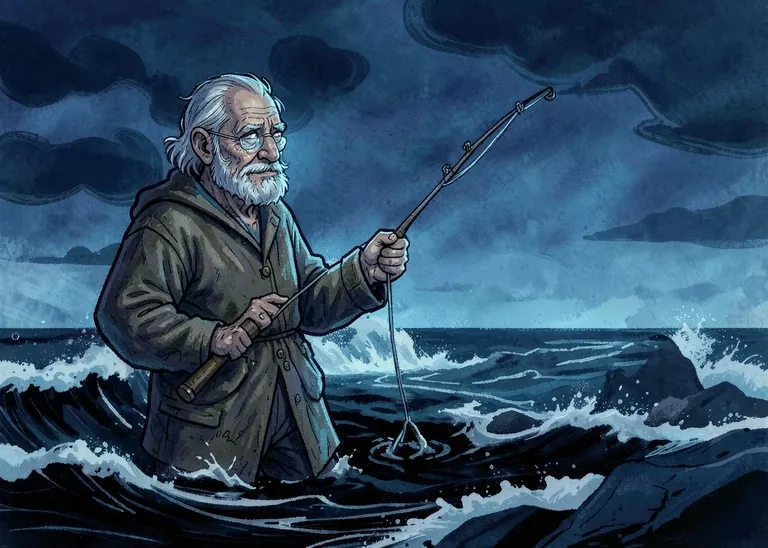
#> input picture assets/art/web/lg/abyss-001.webp, 768 x 548 px
$ python -i build.py   (imports and definitions only)
#> lines starting #> are read from the running program, lines starting #| are printed output that depends on the picture
"""Builds the card illustrations for the client (graphics plan, section 6.4).

Input: the originals (1344 x 960 PNG from the local image models) in assets/art/originals/.
The originals stay out of git. Output: 3 WebP sizes in assets/art/web/{lg,md,sm}/<cardId>.webp.

Keepers also get a round medallion for the board (graphics plan, phase 5):
assets/art/web/medal/<cardId>.webp, cut around the point in assets/art/crops.json.

Usage: python3 assets/art/build.py [source folder]
"""

import json
import sys
from pathlib import Path

from PIL import Image, ImageDraw

ROOT = Path(__file__).resolve().parent
SIZES = {"lg": (768, 548), "md": (384, 274), "sm": (192, 137)}
QUALITY = {"lg": 80, "md": 82, "sm": 82}
MEDAL = 192
# [1 line that did not run here, left out]


def medal(image: Image.Image, crop: dict) -> Image.Image:
    """A round cut of the image. crop: centre x and y (0..1 of the width and height), radius r (0..1 of the height)."""
    iw, ih = image.size
    r = min(crop["r"] * ih, iw / 2, ih / 2)
    cx = min(max(crop["x"] * iw, r), iw - r)
    cy = min(max(crop["y"] * ih, r), ih - r)
    out = image.crop((round(cx - r), round(cy - r), round(cx + r), round(cy + r))).resize((MEDAL, MEDAL), Image.Resampling.LANCZOS)
    # A smooth round mask: draw it 4 times larger, then reduce it.
    mask = Image.new("L", (MEDAL * 4, MEDAL * 4), 0)
    ImageDraw.Draw(mask).ellipse((0, 0, MEDAL * 4 - 1, MEDAL * 4 - 1), fill=255)
    out = out.convert("RGBA")
    out.putalpha(mask.resize((MEDAL, MEDAL), Image.Resampling.LANCZOS))
    return out


def build(src: Path) -> None:
    files = sorted(p for p in src.iterdir() if p.suffix.lower() in {".png", ".jpg", ".jpeg", ".webp"})
    if not files:
        sys.exit(f"No images in {src}")
    for size in [*SIZES, "medal"]:
        (ROOT / "web" / size).mkdir(parents=True, exist_ok=True)
    for path in files:
        image = Image.open(path).convert("RGB")
        for size, (w, h) in SIZES.items():
            # Crop to the 7:5 frame of the card, then resize.
            ratio = w / h
            iw, ih = image.size
            if iw / ih > ratio:
                cw = round(ih * ratio)
                box = ((iw - cw) // 2, 0, (iw - cw) // 2 + cw, ih)
            else:
                ch = round(iw / ratio)
                box = (0, (ih - ch) // 2, iw, (ih - ch) // 2 + ch)
            out = image.crop(box).resize((w, h), Image.Resampling.LANCZOS)
            out.save(ROOT / "web" / size / f"{path.stem}.webp", "WEBP", quality=QUALITY[size], method=6)
        if path.stem in CROPS:
            medal(image, CROPS[path.stem]).save(ROOT / "web" / "medal" / f"{path.stem}.webp", "WEBP", quality=85, method=6)
        print(f"{path.stem}: {image.size[0]}x{image.size[1]}")


# [2 lines not run here, left out]

>>> import cv2
>>> picture = cv2.imread('web/lg/abyss-001.webp', cv2.IMREAD_GRAYSCALE)
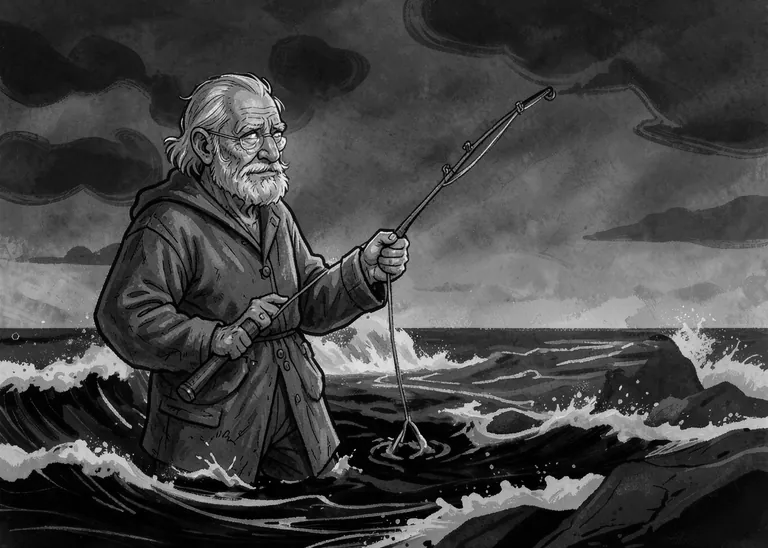
#> picture: shape (548, 768); min 0, max 253, mean 67.5
#> (the run stopped early here; a loop or call above may not have finished)

$ run again, on assets/art/web/lg/abyss-006.webp
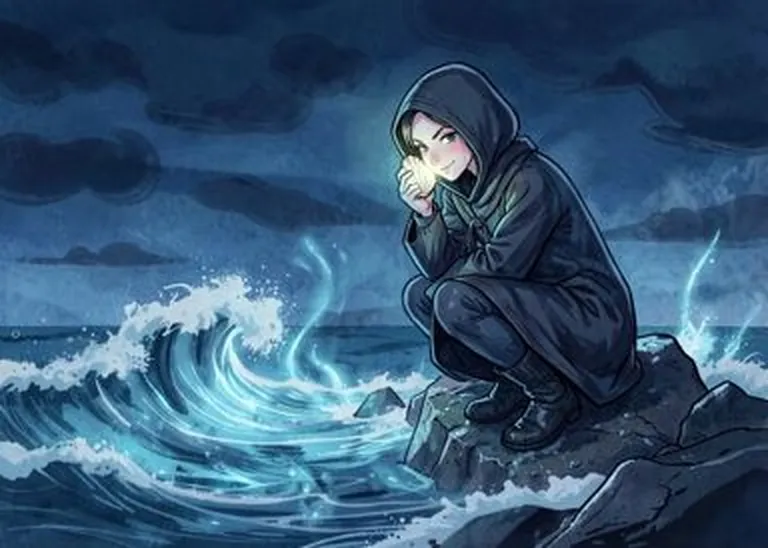
#> input picture assets/art/web/lg/abyss-006.webp, 768 x 548 px
#> `picture = cv2.imread('web/lg/abyss-001.webp', cv2.IMREAD_GRAYSCALE)`:
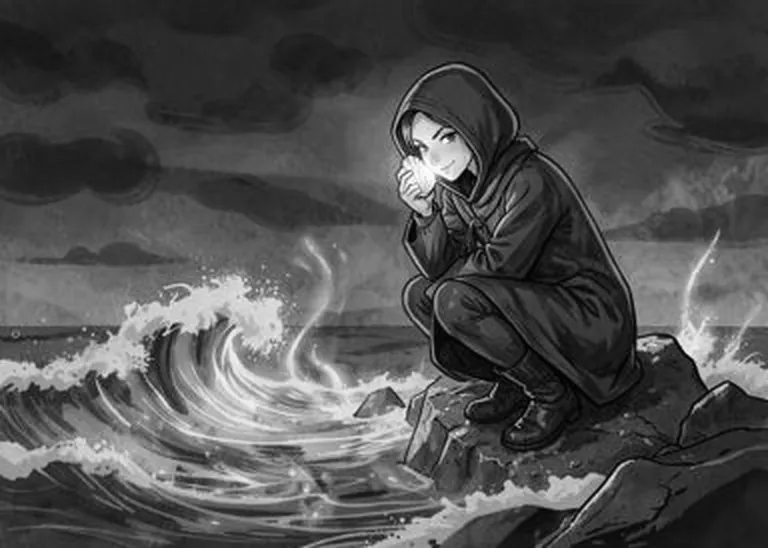
#> picture: shape (548, 768); min 0, max 255, mean 79.2

$ run again, on assets/art/web/lg/abyss-007.webp
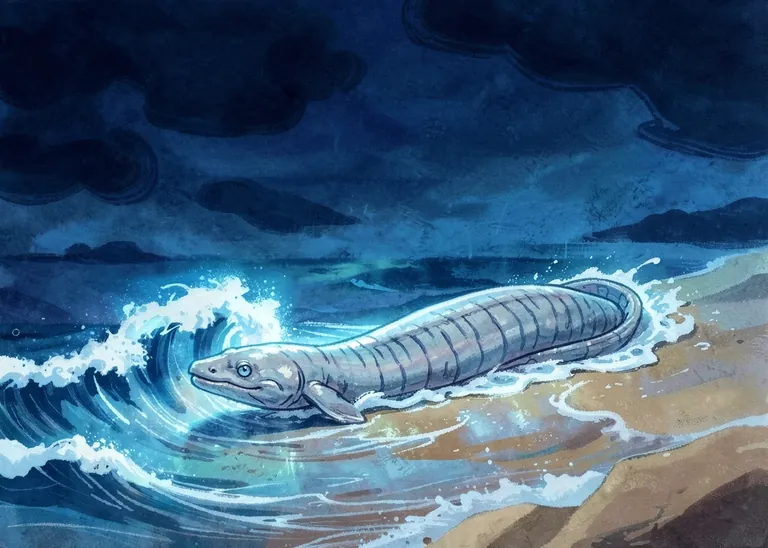
#> input picture assets/art/web/lg/abyss-007.webp, 768 x 548 px
#> `picture = cv2.imread('web/lg/abyss-001.webp', cv2.IMREAD_GRAYSCALE)`:
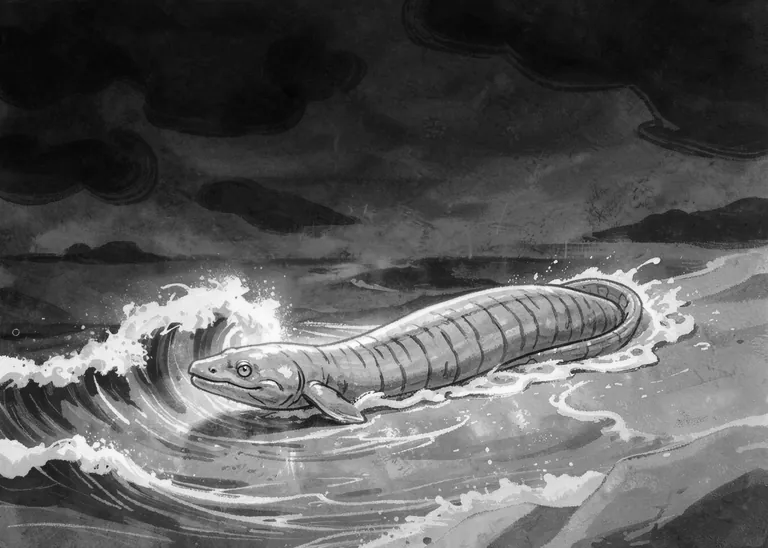
#> picture: shape (548, 768); min 4, max 255, mean 89.8

$ run again, on assets/art/web/lg/abyss-009.webp
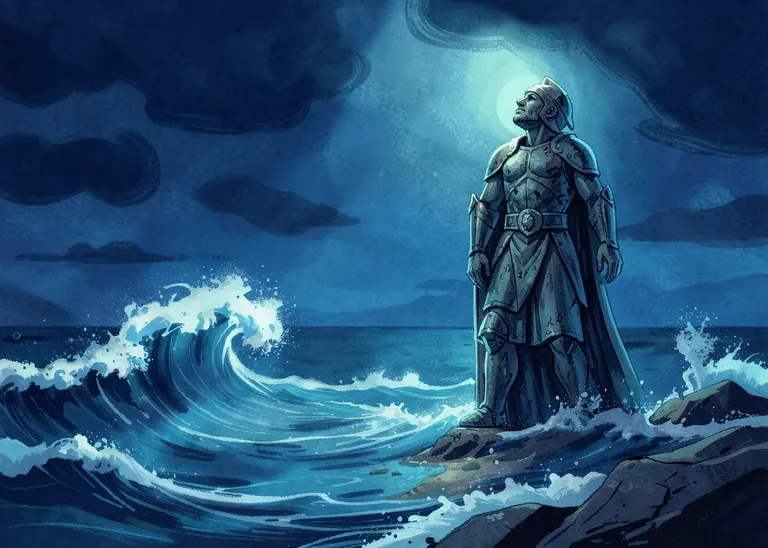
#> input picture assets/art/web/lg/abyss-009.webp, 768 x 548 px
#> `picture = cv2.imread('web/lg/abyss-001.webp', cv2.IMREAD_GRAYSCALE)`:
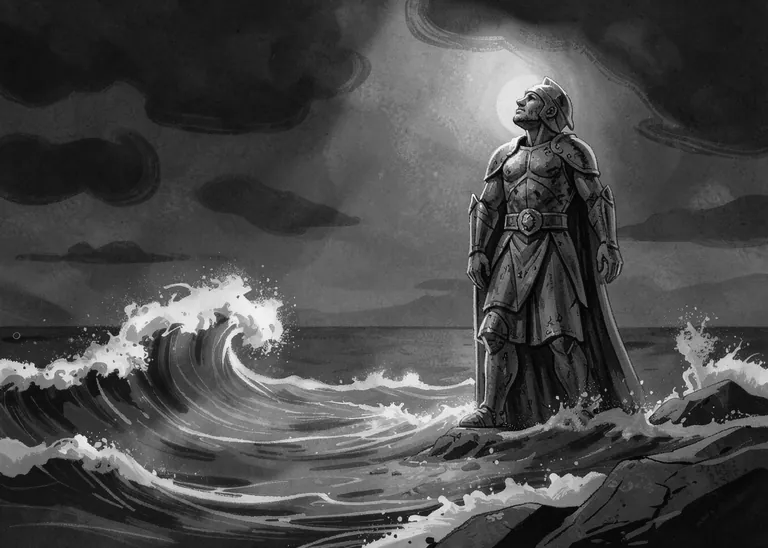
#> picture: shape (548, 768); min 0, max 253, mean 73.5
